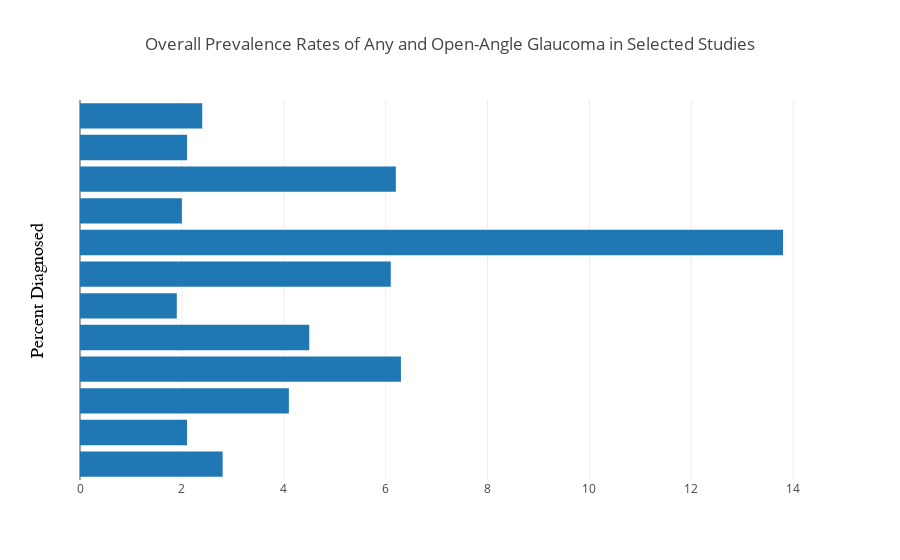

This figure's notebook cell:
### Code cell
import plotly.offline as py
import plotly.graph_objs as go
py.init_notebook_mode(connected=True)
%matplotlib inline

#pass data in
data = [go.Bar(x=graph_table['percent'],
               y=graph_table['Data_Source'],orientation = 'h')]
       
layout = go.Layout(
                title='Overall Prevalence Rates of Any and Open-Angle Glaucoma in Selected Studies',
                yaxis=dict(title='Percent Diagnosed</b>',ticks='',showticklabels=False,showgrid=False,
                titlefont=dict(family='Arial, sans-serif',size=18,color='black',))
                ,xaxis=dict(ticks='',tickangle=0))

fig = go.Figure(data=data, layout=layout)
py.iplot(fig, filename='text-hover-bar')

### Figure 1 — Plotly figure (JSON) as saved in the notebook; plotly's stock layout.template omitted (floating-point values rounded to 4 significant figures)
{"data": [{"orientation": "h", "type": "bar", "uid": "35cd284c-0232-45a0-93da-47e823849281", "x": [2.8, 2.1, 4.1, 6.3, 4.5, 1.9, 6.1, 13.8, 2, 6.2, 2.1, 2.4], "y": ["Telemedicine Screening Program ", "NHANES 2005-2008 ", " Atlanta VA Medical Center Chart Review ", "Medicare Claims ", "LALES ", "EDPRG ", "Northwest AIAN ", "National Long-Term Care Survey ", "Proyecto VER ", "UCLA MEC ", "BDES ", "BES "]}], "layout": {"title": {"text": "Overall Prevalence Rates of Any and Open-Angle Glaucoma in Selected Studies"}, "xaxis": {"tickangle": 0, "ticks": ""}, "yaxis": {"showgrid": false, "showticklabels": false, "ticks": "", "title": {"font": {"color": "black", "family": "Arial, sans-serif", "size": 18}, "text": "Percent Diagnosed</b>"}}}}
